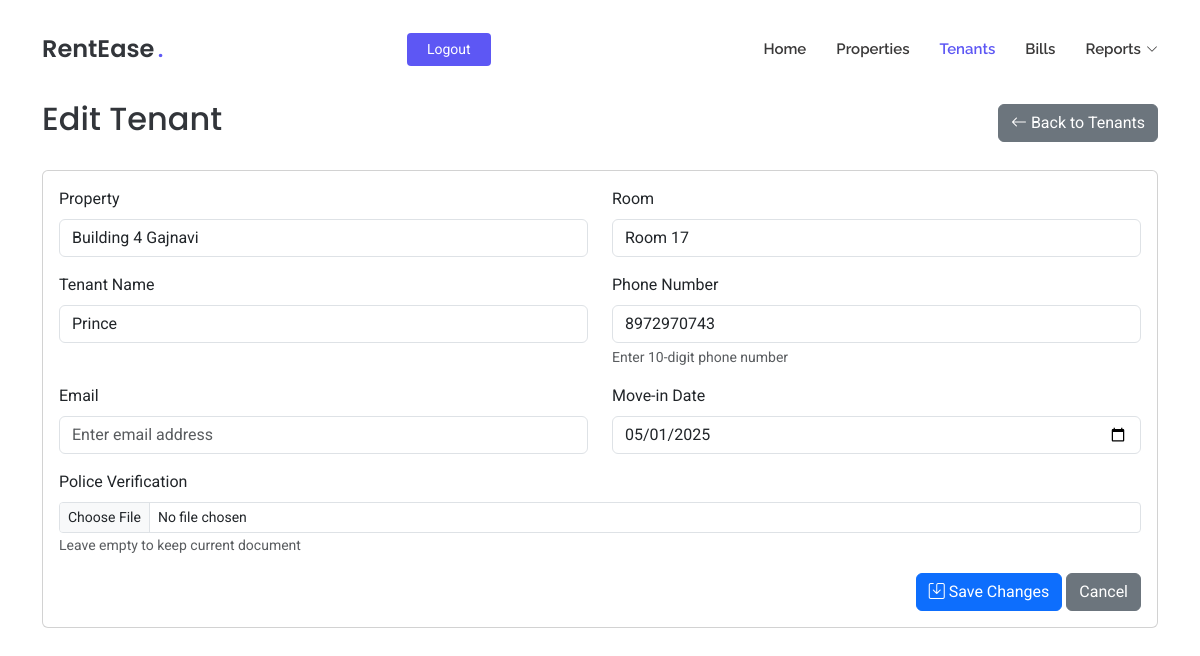
The app's page /edit-tenant/63 (signed in) with its own data.
### tables this page shows
CREATE TABLE properties
                 (id INTEGER PRIMARY KEY AUTOINCREMENT,
                  name TEXT NOT NULL,
                  address TEXT NOT NULL,
                  user_id INTEGER NOT NULL,
                  FOREIGN KEY (user_id) REFERENCES users (id));

CREATE TABLE rooms
                 (id INTEGER PRIMARY KEY AUTOINCREMENT,
                  property_id INTEGER NOT NULL,
                  room_config_id INTEGER NOT NULL,
                  room_number INTEGER NOT NULL, media_url TEXT, is_available BOOLEAN DEFAULT TRUE,
                  FOREIGN KEY (property_id) REFERENCES properties (id),
                  FOREIGN KEY (room_config_id) REFERENCES room_configurations (id));

CREATE TABLE tenants
                 (id INTEGER PRIMARY KEY AUTOINCREMENT,
                  name TEXT NOT NULL,
                  property_id INTEGER NOT NULL,
                  room_id INTEGER NOT NULL,
                  phone_number TEXT NOT NULL,
                  move_in_date DATE NOT NULL,
                  police_verification TEXT, email TEXT, move_out_date DATE,
                  FOREIGN KEY (property_id) REFERENCES properties (id),
                  FOREIGN KEY (room_id) REFERENCES rooms (id));

### app/routes.py (the view, shortened to what this page needs)
@app.route('/edit-tenant/<int:tenant_id>', methods=['GET', 'POST'])
def edit_tenant(tenant_id):
    if 'user_id' not in session:
        flash('Please login to access this page', 'warning')
        return redirect(url_for('login'))
    conn = get_db()
    c = conn.cursor()
    tenant = c.execute('''
        SELECT t.id, t.name, t.property_id, t.room_id, t.phone_number, t.email, t.move_in_date, t.move_out_date, t.police_verification,
               p.name as property_name,
               rc.room_type, rc.rent, rc.electricity_charge, rc.water_charge,
               r.room_number
        FROM tenants t
        JOIN properties p ON t.property_id = p.id
        JOIN rooms r ON t.room_id = r.id
        JOIN room_configurations rc ON r.room_config_id = rc.id
        WHERE t.id = ? AND p.user_id = ?
    ''', (tenant_id, session['user_id'])).fetchone()
    if not tenant:
        conn.close()
        flash('Tenant not found', 'danger')
        return redirect(url_for('list_tenants'))
    police_verification_url = None
    if tenant[8]:  # police_verification field
        try:
            _, police_verification_url = tenant[8].split('|')
        except:
            pass
    formatted_tenant = {
        'id': tenant[0],
        'name': tenant[1],
        'property_id': tenant[2],
        'room_id': tenant[3],
        'phone_number': tenant[4],
        'email': tenant[5],  # Add email field
        'move_in_date': tenant[6],
        'move_out_date': tenant[7],
        'police_verification': police_verification_url,
        'property_name': tenant[9],
        'room_type': tenant[10],
        'rent': tenant[11],
        'electricity_charge': tenant[12],
        'water_charge': tenant[13],
        'room_number': tenant[14]
    }
    conn.close()
    return render_template('edit_tenant.html', tenant=formatted_tenant)

### app/routes.py (called while the page is built)
def get_db():
    conn = sqlite3.connect('rentease.db')
    conn.row_factory = sqlite3.Row
    return conn

### app/templates/edit_tenant.html (shortened to what this page needs)
<!DOCTYPE html>
<html lang="en">
<head>
  <link href="{{ url_for('static', filename='assets/vendor/bootstrap/css/bootstrap.min.css') }}" rel="stylesheet">
  <link href="{{ url_for('static', filename='assets/vendor/bootstrap-icons/bootstrap-icons.css') }}" rel="stylesheet">
  <link href="{{ url_for('static', filename='assets/vendor/aos/aos.css') }}" rel="stylesheet">
  <link href="{{ url_for('static', filename='assets/css/main.css') }}" rel="stylesheet">
</head>
<body class="index-page">
  <header id="header" class="header d-flex align-items-center fixed-top">
    <div class="container position-relative d-flex align-items-center justify-content-between">
      <a href="{{ url_for('index') }}" class="logo d-flex align-items-center me-auto me-xl-0">
        <h1 class="sitename">RentEase</h1><span>.</span>
      </a>
      <nav id="navmenu" class="navmenu">
        <ul>
          <li><a href="{{ url_for('index') }}#hero">Home</a></li>
          <li><a href="{{ url_for('index') }}#properties">Properties</a></li>
          <li><a href="{{ url_for('list_tenants') }}" class="active">Tenants</a></li>
          <li><a href="{{ url_for('index') }}#bills">Bills</a></li>
          <li class="dropdown">
            <a href="#"><span>Reports</span> <i class="bi bi-chevron-down toggle-dropdown"></i></a>
          </li>
        </ul>
      </nav>
      {% if session.get('user_id') %}
        <a class="btn-getstarted" href="{{ url_for('logout') }}">Logout</a>
      {% else %}
        <a class="btn-getstarted me-1" href="{{ url_for('login') }}">Login</a>
        <a class="btn-getstarted" href="{{ url_for('register') }}">Register</a>
      {% endif %}
    </div>
  </header>
  <main class="main" style="margin-top: 100px;">
    <div class="container mt-5">
      <div class="d-flex justify-content-between align-items-center mb-4">
        <h2>Edit Tenant</h2>
        <a href="{{ url_for('list_tenants') }}" class="btn btn-secondary">
          <i class="bi bi-arrow-left"></i> Back to Tenants
        </a>
      </div>
      <div class="card">
        <div class="card-body">
          <form method="POST" enctype="multipart/form-data">
            <div class="row">
              <div class="col-md-6">
                <div class="mb-3">
                  <label for="property" class="form-label">Property</label>
                  <input type="text" class="form-control" value="{{ tenant.property_name }}" readonly>
                </div>
              </div>
              <div class="col-md-6">
                <div class="mb-3">
                  <label for="room" class="form-label">Room</label>
                  <input type="text" class="form-control" value="Room {{ tenant.room_number }}" readonly>
                </div>
              </div>
            </div>
            <div class="row">
              <div class="col-md-6">
                <div class="mb-3">
                  <label for="tenant_name" class="form-label">Tenant Name</label>
                  <input type="text" class="form-control" id="tenant_name" name="tenant_name" value="{{ tenant.name }}" required>
                </div>
              </div>
              <div class="col-md-6">
                <div class="mb-3">
                  <label for="phone_number" class="form-label">Phone Number</label>
                  <input type="tel" class="form-control" id="phone_number" name="phone_number" value="{{ tenant.phone_number }}" required pattern="[0-9]{10}">
                  <div class="form-text">Enter 10-digit phone number</div>
                </div>
              </div>
            </div>
            <div class="row">
              <div class="col-md-6">
                <div class="mb-3">
                  <label for="email" class="form-label">Email</label>
                  <input type="email" class="form-control" id="email" name="email" value="{{ tenant.email }}" placeholder="Enter email address">
                </div>
              </div>
              <div class="col-md-6">
                <div class="mb-3">
                  <label for="move_in_date" class="form-label">Move-in Date</label>
                  <input type="date" class="form-control" id="move_in_date" name="move_in_date" value="{{ tenant.move_in_date }}" required>
                </div>
              </div>
            </div>
            <div class="row">
              <div class="col-md-12">
                <div class="mb-3">
                  <label for="police_verification" class="form-label">Police Verification</label>
                  <input type="file" class="form-control form-control-sm" id="police_verification" name="police_verification">
                  <small class="text-muted">Leave empty to keep current document</small>
                </div>
              </div>
            </div>
            <div class="text-end">
              <button type="submit" class="btn btn-primary">
                <i class="bi bi-save"></i> Save Changes
              </button>
              <a href="{{ url_for('list_tenants') }}" class="btn btn-secondary">
                Cancel
              </a>
            </div>
          </form>
        </div>
      </div>
    </div>
  </main>
</body>
</html>

### app/static/assets/css/main.css (style rules this page uses)
:root { --default-font: "Roboto", system-ui, -apple-system, "Segoe UI", Roboto, "Helvetica Neue", Arial, "Noto Sans", "Liberation Sans", sans-serif, "Apple Color Emoji", "Segoe UI Emoji", "Segoe UI Symbol", "Noto Color Emoji"; --heading-font: "Poppins", sans-serif; --nav-font: "Raleway", sans-serif; }
:root { --background-color: #ffffff; --default-color: #212529; --heading-color: #32353a; --accent-color: #5d57f4; --surface-color: #ffffff; --contrast-color: #ffffff; }
:root { --nav-color: #3a3939; --nav-hover-color: #5d57f4; --nav-mobile-background-color: #ffffff; --nav-dropdown-background-color: #ffffff; --nav-dropdown-color: #3a3939; --nav-dropdown-hover-color: #5d57f4; }
:root { scroll-behavior: smooth; }
body { color: var(--default-color); background-color: var(--background-color); font-family: var(--default-font); }
a { color: var(--accent-color); text-decoration: none; transition: 0.3s; }
h1, h2, h3, h4, h5, h6 { color: var(--heading-color); font-family: var(--heading-font); }
.header { --background-color: rgba(255, 255, 255, 0); color: var(--default-color); background-color: var(--background-color); padding: 20px 0; transition: all 0.5s; z-index: 997; }
.header .logo { line-height: 1; }
.header .logo h1 { font-size: 24px; margin: 0; font-weight: 600; color: var(--heading-color); }
.header .logo span { color: var(--accent-color); font-size: 24px; font-weight: 600; padding-left: 3px; }
.header .btn-getstarted, .header .btn-getstarted:focus { color: var(--contrast-color); background: var(--accent-color); font-size: 14px; padding: 8px 26px; margin: 0; border-radius: 4px; transition: 0.3s; }
@media (max-width: 1200px) { .header .logo { order: 1; } }
@media (max-width: 1200px) { .header .btn-getstarted { order: 2; margin: 0 15px 0 0; padding: 6px 20px; } }
@media (max-width: 1200px) { .header .navmenu { order: 3; } }
@media (min-width: 1200px) { .navmenu { padding: 0; } }
@media (min-width: 1200px) { .navmenu ul { margin: 0; padding: 0; display: flex; list-style: none; align-items: center; } }
@media (min-width: 1200px) { .navmenu li { position: relative; } }
@media (min-width: 1200px) { .navmenu a, .navmenu a:focus { color: var(--nav-color); padding: 18px 15px; font-size: 15px; font-family: var(--nav-font); font-weight: 600; display: flex; align-items: center; justify-content: space-between; white-space: nowrap; transition: 0.3s; } }
@media (min-width: 1200px) { .navmenu a i, .navmenu a:focus i { font-size: 12px; line-height: 0; margin-left: 5px; transition: 0.3s; } }
@media (min-width: 1200px) { .navmenu li:last-child a { padding-right: 0; } }
@media (min-width: 1200px) { .navmenu li:hover>a, .navmenu .active, .navmenu .active:focus { color: var(--nav-hover-color); } }

### records on screen
properties: property_name "Building 4 Gajnavi"
rooms: room_number "Room 17"
tenants: tenant_name "Prince", phone_number "8972970743", move_in_date "05/01/2025"
